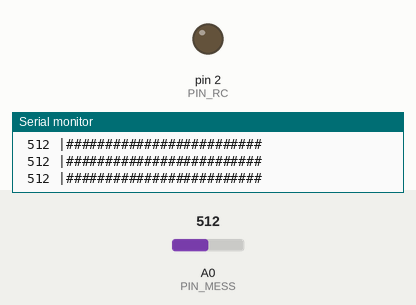
Recording of a sketch running on a simulated Arduino Uno, built with avr-gcc and run on an emulated ATmega328P. On the bench: output pins drawn as LEDs (lit = HIGH), the last lines printed to the serial monitor. The test bench sets the inputs (shaded band); at power-on: A0 (PIN_MESS) = 512.

Above: at 1.7 s.
1.8 s: A0 (PIN_MESS) set to 716
At 3.73 s:
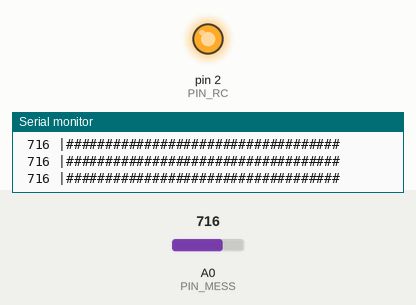
4.8 s: A0 (PIN_MESS) set to 900
Timing chart, 0 to 13.8 s (numbered marks = the images above; inputs shaded):
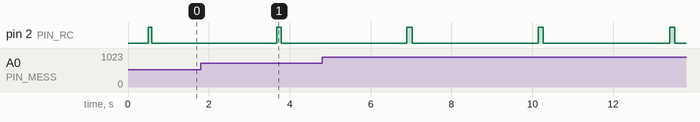

The sketch:

AB8_RC_Messung.ino
```cpp
/* =====================================================================
   Arbeitsblatt 8  --  "Wir bauen uns ein CASSY"
   Messgeraet fuer die Lade- und Entladekurve eines Kondensators
   Fachpraxis 12NP, Lore-Lorentz-Schule Duesseldorf

   SCHALTUNG
       D2 ---[ R ]---+--- A0
                     |
                   C 100 nF
                     |
                    GND

   ABLAUF des Geraets
     1. D2 auf HIGH  -> Kondensator laedt ueber R auf
     2. D2 auf LOW   -> Kondensator entlaedt ueber denselben R,
                        ab diesem Moment laeuft die Zeitmessung
     3. Die Messwerte werden ERST im Speicher gesammelt und
        DANACH gesendet. Senden waehrend der Messung wuerde die
        Zeitbasis zerstoeren: eine Zeile mit 50 Balken braucht bei
        115200 Baud rund 5 ms -- mehr als ein ganzes tau.

   ===================================================================
   ZWEI BETRIEBSARTEN -- hier wird umgeschaltet:
   ===================================================================
   BALKEN = true    SEHEN.  Zeichnet Lade- und Entladekurve als
                            Balken in den Seriellen Monitor.
                            Damit fangt ihr an.
   BALKEN = false   MESSEN. Gibt die Entladekurve als Zahlentabelle
                            (CSV) aus, zum Auswerten in der
                            Tabellenkalkulation.
   ===================================================================

   Serieller Monitor:  115200 Baud
   ===================================================================== */

const bool BALKEN = true;    // <<< true = sehen,  false = messen

const int PIN_RC   = 2;      // laedt und entlaedt
const int PIN_MESS = A0;     // misst die Kondensatorspannung

/* --- Messparameter. DT muss zum verwendeten Widerstand passen ------- */
const int           N_SEHEN  = 20;     // Zeilen je Phase im Balkenmodus
const unsigned long DT_SEHEN = 2000;   // Zeilenabstand im Balkenmodus (us)

const int           N_MESSEN  = 100;   // Messpunkte im CSV-Modus
const unsigned long DT_MESSEN = 200;   // Punktabstand im CSV-Modus (us)

const unsigned long LADEZEIT = 500;    // Ladedauer in ms  (>= 7*tau)
const unsigned long PAUSE    = 3000;   // Wartezeit bis zur naechsten Messung
/* -------------------------------------------------------------------- */

int werte[N_MESSEN];                   // der Messwertspeicher
int           anzahl;                  // tatsaechlich benutzte Punktzahl
unsigned long dt;                      // tatsaechlicher Takt
unsigned long dauer;                   // gemessene Gesamtdauer

void setup() {
  Serial.begin(115200);
  pinMode(PIN_RC, OUTPUT);
  digitalWrite(PIN_RC, LOW);
  anzahl = BALKEN ? N_SEHEN  : N_MESSEN;
  dt     = BALKEN ? DT_SEHEN : DT_MESSEN;
  delay(500);                          // Kondensator sicher leer
}

/* ---- aufnehmen: speichert anzahl Werte im Takt dt, sendet NICHTS --- */
void aufnehmen() {
  unsigned long t0 = micros();         // t = 0 ist uns exakt bekannt
  for (int i = 0; i < anzahl; i++) {
    while (micros() - t0 < (unsigned long)i * dt) {
      ;                                // warten, bis der Takt faellig ist
    }
    werte[i] = analogRead(PIN_MESS);
  }
  dauer = micros() - t0;               // zur Kontrolle der Zeitbasis
}

/* ---- Ausgabe als Balken -------------------------------------------- */
void balken_ausgeben() {
  for (int i = 0; i < anzahl; i++) {
    int adc = werte[i];
    if      (adc <   10) Serial.print(F("   "));
    else if (adc <  100) Serial.print(F("  "));
    else if (adc < 1000) Serial.print(F(" "));
    Serial.print(adc);
    Serial.print(F(" |"));
    for (int k = 0; k < adc / 20; k++) Serial.print('#');  // 1023 -> 51
    Serial.println();
  }
}

/* ---- Ausgabe als CSV ----------------------------------------------- */
void csv_ausgeben() {
  Serial.println();
  Serial.print(F("# Punkte: "));            Serial.print(anzahl);
  Serial.print(F("  Takt: "));              Serial.print(dt);
  Serial.print(F(" us  Messdauer soll: "));
  Serial.print((unsigned long)(anzahl - 1) * dt);
  Serial.print(F(" us  ist: "));            Serial.print(dauer);
  Serial.println(F(" us"));
  Serial.println(F("t_us;adc"));
  for (int i = 0; i < anzahl; i++) {
    Serial.print((unsigned long)i * dt);
    Serial.print(';');
    Serial.println(werte[i]);
  }
}

void loop() {
  if (BALKEN) {
    /* --- Betriebsart SEHEN: beide Kurven als Balken --------------- */
    Serial.println(F("\n--- LADEN ----------------------------------"));
    digitalWrite(PIN_RC, HIGH);
    aufnehmen();
    balken_ausgeben();

    Serial.println(F("--- ENTLADEN -------------------------------"));
    digitalWrite(PIN_RC, LOW);
    aufnehmen();
    balken_ausgeben();

  } else {
    /* --- Betriebsart MESSEN: Entladekurve als CSV ----------------- */
    digitalWrite(PIN_RC, HIGH);          // erst vollstaendig laden
    delay(LADEZEIT);
    digitalWrite(PIN_RC, LOW);           // Entladung startet JETZT
    aufnehmen();
    csv_ausgeben();
  }

  delay(PAUSE);                          // Pause, dann noch einmal
}
```

Measured:
- by itself, pin 2 (PIN_RC): alternates HIGH for 0.13 s and LOW for 3.1 s
